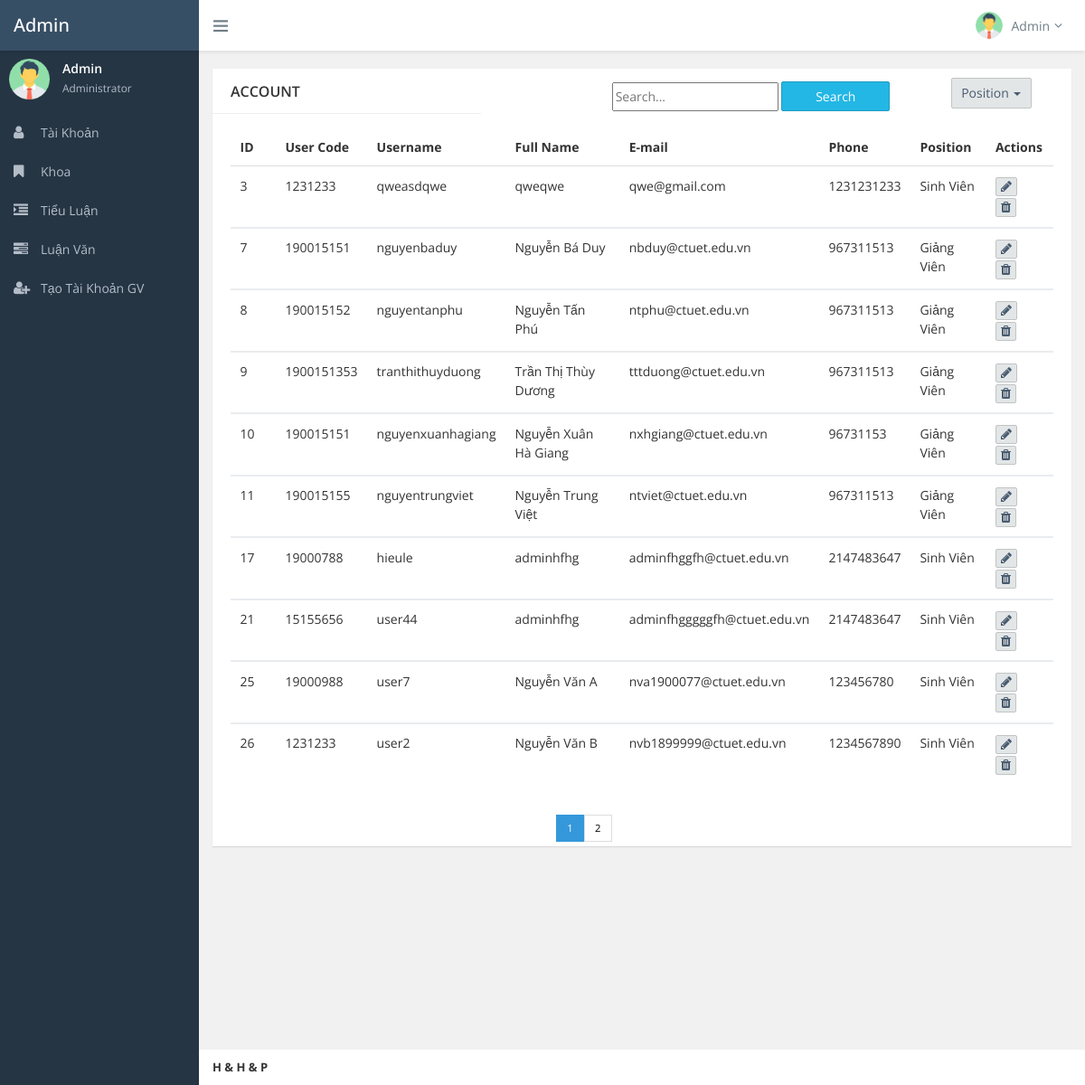
/admin/index.php (signed in), run on the app's committed database.
### tables this page shows
CREATE TABLE `user` (
  `user_id` int(11) NOT NULL,
  `user_code` int(11) NOT NULL COMMENT 'Mã SV',
  `user_account` varchar(200) NOT NULL COMMENT 'Tài khoản',
  `user_password` varchar(200) NOT NULL,
  `user_name` varchar(200) NOT NULL COMMENT 'Họ tên',
  `user_sex` int(11) DEFAULT NULL,
  `user_tel` int(11) NOT NULL,
  `user_email` varchar(200) NOT NULL,
  `user_position` int(11) NOT NULL COMMENT '3: admin, 2:sinh viên, 1: giảng viên',
  `user_date_add` date NOT NULL,
  `user_date_update` date NOT NULL
);

### db.php (called while the page is built, shortened)
<?php
class DB
{
    public function __construct()
    {
        $this->db = new PDO(
            'mysql:host='
                . self::DB_HOST . ';dbname=' . self::DB_NAME,
            self::DB_USERNAME,
            self::DB_PASSWORD
        ) or die('Cannot connect to db');
        return $this->db;
    }
}

### models/users.php (called while the page is built, shortened)
<?php
require_once('C:/xampp/htdocs/QL_LV_TL/db.php');
class Users extends DB implements Iusers
{
    public function __construct()
    {
        $this->db->setAttribute(PDO::ATTR_ERRMODE, PDO::ERRMODE_EXCEPTION);
    }
    function getAll($offset, $count)
    {
        $stm = $this->db->prepare("SELECT * FROM ".self::tableName." WHERE user_position != 3 LIMIT $offset, $count");
        $stm->execute();
        return $stm->fetchAll();
    }
    function getCountUser()
    {
        $stm = $this->db->prepare("SELECT COUNT(*) as count FROM ".self::tableName." WHERE user_position != 3");
        $stm->execute();
        return $stm->fetch();
    }
}

### admin/index.php (the view, shortened to what this page needs)
<?php
require_once './commons/header.php';
require_once '../models/users.php';
$users = new users();
try {
    if (isset($_GET['page']) && is_numeric($_GET['page'])) {
        $page = $_GET['page'];
        $user = $users->getCountUser();
        $allRows = $user['count'];
    } else {
        $page = 1;
        $user = $users->getCountUser();
        $allRows = $user['count'];
    }
     $count = 10;
     $offset = ($page - 1) * $count;
     $list = $users->getAll($offset, $count);
} catch (PDOException $e) {
    echo $e->getMessage();
}
?>
<body class="fixed-navbar">
    <div class="page-wrapper">
        <?php
        require_once './commons/top_nav.php';
        ?>
        <?php
        require_once './commons/nav_menu.php';
        ?>
        <div class="content-wrapper">
            <div class="page-content fade-in-up">
                <div class="ibox">
                        <div class="row">
                            <div class="col-sm-12 col-md-4" >
                                <div class="ibox-head">
                                    <div class="ibox-title">ACCOUNT</div>
                                </div>
                            </div>
                            <div class="col-sm-12 col-md-6 " >
                                <div class="search" id="search">
                                    <form action="?page=1" method="post">
                                    <input type="text" name="search" placeholder="Search..." autocomplete="off">
                                    <button name="btn_search" class="btn btn-info btn-fix">Search</button>
                                    </form>
                                </div>
                            </div>
                            <div class="col-sm-12 col-md-2 " >
                            <div class="btn-group" style="position: relative; top: 20%;">
                                    <button class="btn btn-default dropdown-toggle" data-toggle="dropdown">Position
                                        <span class="caret"></span>
                                    </button>
                                </div>
                            </div>
                        </div>
                        <div class="ibox-body">
                            <div class="table-responsive">
                                <table class="table">
                                    <thead>
                                        <tr>
                                            <th width="50px">ID</th>
                                            <th>User Code</th>
                                            <th>Username</th>
                                            <th>Full Name</th>
                                            <th>E-mail</th>
                                            <th>Phone</th>
                                            <th>Position</th>
                                            <th>Actions</th>
                                        </tr>
                                    </thead>
                                    <?php
                                    foreach($list as $l)
                                    {
                                    ?>
                                    <tbody>
                                        <tr>
                                            <td><?php echo $l['user_id'] ?>
                                            </td>
                                            <td><?php echo $l['user_code'] ?></td>
                                            <td><?php echo $l['user_account'] ?></td>
                                            <td><?php echo $l['user_name'] ?></td>
                                            <td><?php echo $l['user_email'] ?></td>
                                            <td><?php echo $l['user_tel'] ?></td>
                                            <td><?php if ($l['user_position']==1) echo "Giảng Viên"; else echo "Sinh Viên"; ?></td>
                                            <td>
                                                <button onclick="location.href='user_edit.php?action=edit&id=<?php echo $l['user_id'] ?>'" class="btn btn-default btn-xs m-r-5" data-toggle="tooltip" data-original-title="Edit"><i class="fa fa-pencil font-14"></i></button>
                                                <button onclick="location.href='?action=delete&id=<?php echo $l['user_id'] ?>'" class="btn btn-default btn-xs" data-toggle="tooltip" data-original-title="Delete"><i class="fa fa-trash font-14"></i></button>
                                            </td>
                                        </tr>
                                    </tbody>
                                    <?php } ?>
                                </table>
                            </div>
                        </div>
                        <div class="pagination">
                        <?php
                            $allpage = ceil($allRows / $count);
                            for ($i = 0; $i < $allpage; $i++) {
                                $pageCount = $i + 1;    ?>
                                <a href="?page=<?php echo $pageCount ?>" class="<?php if($page == $pageCount) echo 'active';  ?>"> <?php echo $pageCount ?> </a>
                            <?php
                            }
                            ?>
                        </div>
                </div>
            </div>
            <footer class="page-footer">
                <div class="font-13"><b>H & H & P</b></div>
            </footer>
        </div>
    </div>
  <?php
  require_once './commons/footer.php';
  ?>

### admin/commons/header.php (shortened to what this page needs)
<!DOCTYPE html>
<html lang="en">
<head>
    <link href="./assets/vendors/bootstrap/dist/css/bootstrap.min.css" rel="stylesheet" />
    <link href="./assets/vendors/font-awesome/css/font-awesome.min.css" rel="stylesheet" />
    <link href="./assets/vendors/themify-icons/css/themify-icons.css" rel="stylesheet" />
    <link href="assets/css/main.min.css" rel="stylesheet" />
    <link href="assets/css/pagination.css" rel="stylesheet" />
</head>

### admin/commons/top_nav.php (shortened to what this page needs)
<header class="header">
<div class="page-brand">
    <a class="link" href="index.php">
        <span class="brand">Admin
        </span>
    </a>
</div>
<div class="flexbox flex-1">
    <ul class="nav navbar-toolbar">
        <li>
            <a class="nav-link sidebar-toggler js-sidebar-toggler"><i class="ti-menu"></i></a>
        </li>
    </ul>
    <ul class="nav navbar-toolbar">
        <li class="dropdown dropdown-user">
            <a class="nav-link dropdown-toggle link" data-toggle="dropdown">
                <img src="./assets/img/admin-avatar.png" />
                <span></span>Admin<i class="fa fa-angle-down m-l-5"></i></a>
        </li>
    </ul>
</div>
</header>

### admin/commons/nav_menu.php
<nav class="page-sidebar" id="sidebar">
            <div id="sidebar-collapse">
                <div class="admin-block d-flex">
                    <div>
                        <img src="./assets/img/admin-avatar.png" width="45px" />
                    </div>
                    <div class="admin-info">
                        <div class="font-strong">Admin</div><small>Administrator</small></div>
                </div>
                <ul class="side-menu metismenu">
                    <li class="">
                        <a href="index.php"><i class="sidebar-item-icon fa fa-user"></i>
                            <span class="nav-label">Tài Khoản</span>
                        </a>
                    </li>
                    <li >
                        <a href="faculty_index.php"><i class="sidebar-item-icon fa fa-bookmark"></i>
                            <span class="nav-label">Khoa</span>
                        </a>
                    </li>
                    <li >
                        <a href="essay_index.php"><i class="sidebar-item-icon fa fa-indent"></i>
                            <span class="nav-label">Tiểu Luận</span>
                        </a>
                    </li>
                    <li >
                        <a href="thesis_index.php"><i class="sidebar-item-icon fa fa-tasks"></i>
                            <span class="nav-label">Luận Văn</span>
                        </a>
                    </li>
                    <li >
                        <a href="../register.php"><i class="sidebar-item-icon fa fa-user-plus"></i>
                            <span class="nav-label">Tạo Tài Khoản GV</span>
                        </a>
                    </li>
                </ul>
            </div>
        </nav>

### admin/commons/footer.php (shortened to what this page needs)
</body>
</html>

### admin/assets/css/pagination.css (style rules this page uses)
.pagination { display: inline-block; position:relative; margin-left: 40%; }
.pagination a { color: black; float: left; padding: 0.5em 1em; text-decoration: none; transition: background-color .3s; border: 1px solid #ddd; font-size: 80%; }
.pagination a.active { background-color: #3498db; color: white; border: 1px solid #3498db; }
#search { position: relative; left: 25%; top: 25%; }
input[type="text"] { height: 2.3em; position: relative; top: 0.15em; width: 40%; }

### data on the page
user: user_id "3", user_code "1231233", user_account "qweasdqwe", user_name "qweqwe", user_email "qwe@gmail.com", user_tel "1231231233", user_position "Sinh Viên"
user: user_id "7", user_code "190015151", user_account "nguyenbaduy", user_name "Nguyễn Bá Duy", user_email "nbduy@ctuet.edu.vn", user_tel "967311513", user_position "Giảng Viên"
user: user_id "8", user_code "190015152", user_account "nguyentanphu", user_name "Nguyễn Tấn Phú", user_email "ntphu@ctuet.edu.vn", user_tel "967311513", user_position "Giảng Viên"
user: user_id "9", user_code "1900151353", user_account "tranthithuyduong", user_name "Trần Thị Thùy Dương", user_email "tttduong@ctuet.edu.vn", user_tel "967311513", user_position "Giảng Viên"
user: user_id "10", user_code "190015151", user_account "nguyenxuanhagiang", user_name "Nguyễn Xuân Hà Giang", user_email "nxhgiang@ctuet.edu.vn", user_tel "96731153", user_position "Giảng Viên"
user: user_id "11", user_code "190015155", user_account "nguyentrungviet", user_name "Nguyễn Trung Việt", user_email "ntviet@ctuet.edu.vn", user_tel "967311513", user_position "Giảng Viên"
user: user_id "17", user_code "19000788", user_account "hieule", user_name "adminhfhg", user_email "adminfhggfh@ctuet.edu.vn", user_tel "2147483647", user_position "Sinh Viên"
user: user_id "21", user_code "15155656", user_account "user44", user_name "adminhfhg", user_email "adminfhgggggfh@ctuet.edu.vn", user_tel "2147483647", user_position "Sinh Viên"
user: user_id "25", user_code "19000988", user_account "user7", user_name "Nguyễn Văn A", user_email "nva1900077@ctuet.edu.vn", user_tel "123456780", user_position "Sinh Viên"
user: user_id "26", user_code "1231233", user_account "user2", user_name "Nguyễn Văn B", user_email "nvb1899999@ctuet.edu.vn", user_tel "1234567890", user_position "Sinh Viên"

### other printed values
$pageCount "1"
$pageCount "2"
